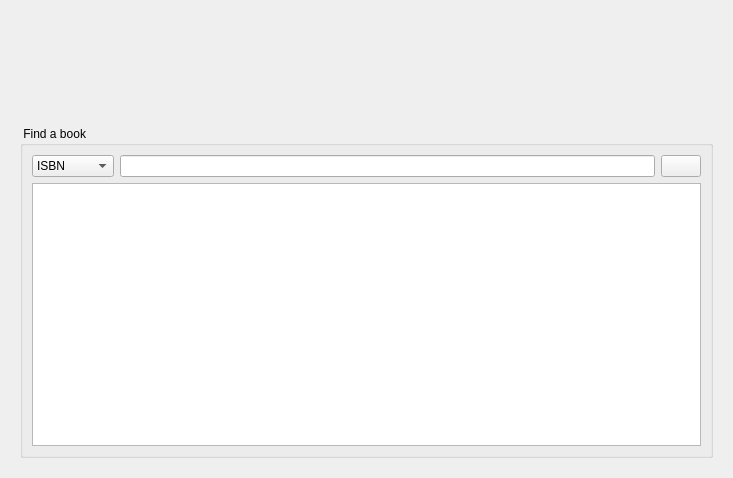
<?xml version="1.0" encoding="UTF-8"?>
<ui version="4.0">
 <class>Home</class>
 <widget class="QWidget" name="Home">
  <property name="geometry">
   <rect>
    <x>0</x>
    <y>0</y>
    <width>733</width>
    <height>478</height>
   </rect>
  </property>
  <property name="windowTitle">
   <string>Form</string>
  </property>
  <layout class="QVBoxLayout" name="verticalLayout_3">
   <item>
    <widget class="QLabel" name="label">
     <property name="enabled">
      <bool>true</bool>
     </property>
     <property name="minimumSize">
      <size>
       <width>680</width>
       <height>100</height>
      </size>
     </property>
     <property name="maximumSize">
      <size>
       <width>680</width>
       <height>100</height>
      </size>
     </property>
     <property name="text">
      <string/>
     </property>
     <property name="pixmap">
      <pixmap resource="../src.qrc">:/images/Home.png</pixmap>
     </property>
     <property name="scaledContents">
      <bool>true</bool>
     </property>
    </widget>
   </item>
   <item>
    <layout class="QHBoxLayout" name="horizontalLayout_4" stretch="0">
     <item>
      <widget class="QWidget" name="widget" native="true">
       <layout class="QVBoxLayout" name="verticalLayout">
        <item>
         <widget class="QGroupBox" name="groupBox_2">
          <property name="title">
           <string> Find a book</string>
          </property>
          <layout class="QVBoxLayout" name="verticalLayout_2">
           <item>
            <layout class="QHBoxLayout" name="horizontalLayout_3">
             <item>
              <widget class="QComboBox" name="comboBox">
               <property name="statusTip">
                <string>Search by</string>
               </property>
               <item>
                <property name="text">
                 <string>ISBN</string>
                </property>
               </item>
               <item>
                <property name="text">
                 <string>All books</string>
                </property>
               </item>
               <item>
                <property name="text">
                 <string>Title</string>
                </property>
               </item>
               <item>
                <property name="text">
                 <string>Author</string>
                </property>
               </item>
               <item>
                <property name="text">
                 <string>Publisher</string>
                </property>
               </item>
               <item>
                <property name="text">
                 <string>Year</string>
                </property>
               </item>
              </widget>
             </item>
             <item>
              <widget class="QLineEdit" name="lineEdit"/>
             </item>
             <item>
              <widget class="QPushButton" name="pushButton_search_book">
               <property name="text">
                <string/>
               </property>
               <property name="icon">
                <iconset resource="../src.qrc">
                 <normaloff>:/images/search-icon.png</normaloff>:/images/search-icon.png</iconset>
               </property>
               <property name="iconSize">
                <size>
                 <width>21</width>
                 <height>21</height>
                </size>
               </property>
              </widget>
             </item>
            </layout>
           </item>
           <item>
            <widget class="QTableView" name="tableView"/>
           </item>
          </layout>
         </widget>
        </item>
       </layout>
      </widget>
     </item>
    </layout>
   </item>
  </layout>
 </widget>
 <resources>
  <include location="../src.qrc"/>
 </resources>
 <connections/>
</ui>
